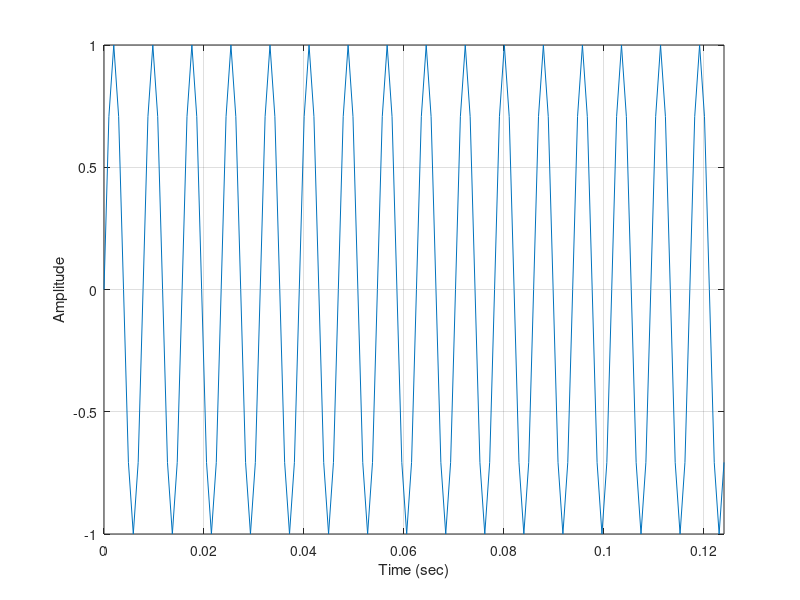

Recreate this plot in MATLAB. (Note: this script raises an error after producing the figure.)
% measuring the power of deterministic periods signals

clc;
Fs = 1024;   					% 采样频率
t  = 0:1/Fs:1-(1/Fs);			% 时间序列
A  = 1;   						% Vpeak
F1 = 128; 						% Hz，信号频率
x  = A*sin(2*pi*t*F1);

idx = 1:128;
%figure;
plot(t(idx),x(idx));
grid;
ylabel('Amplitude');
xlabel('Time (sec)');
axis tight;

power_theoretical = (A^2/4)*2 	% 理论平均功率
power_theoretical_db = 10*log10(power_theoretical/2)

%% Measuring the Power of a Single Sinusoid
%figure;
% 在计算的过程中已经画出图形，后面都是对图形的调整
periodogram(x, hamming(length(x)),[],Fs,'centered', 'power');
v = axis;
axis([v(1) v(2) -10 -5.5])
hgcf = gcf;						% 图形句柄
hgcf.Color = [1 1 1];


%% Estimating the Power of a Single Sinusoid via PSD
%figure
power_freqdomain = periodogram(x, hamming(length(x)), [], Fs, 'centered', 'psd');
v = axis;
axis([v(1) v(2) -10 -5.5])
hgcf = gcf;
hgcf.Color = [1 1 1];

%% we notice in thsi plot is that teh peaks of the spectrum plot do not
%% have the same height as when we plotted the power spectrum.
%% because when taking Power Spectral density (PSD) measurement it's the erea 
%% under the curve that matters. 
%% 即峰值线面的曲线部分也会占据一部分能量，所以导致峰值下降。


%[Pxx_hamming, F] = periodogram(x, hamming(length(x)), [], Fs, 'psd');
%% 经过功率谱变换后，可以利用这个公式计算信号频率域上的功率
power_freqdomain = bandpower(Pxx_hamming, F, 'psd');

%% 下面公式是计算信号时间域上的公式
power_timedomain = sum(abs(x).^2)/length(x);



